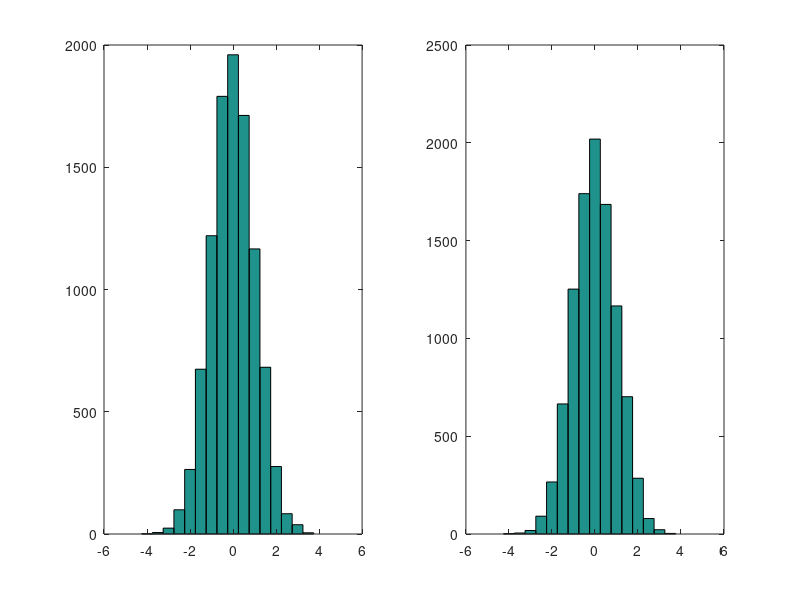

This chart was generated by the following MATLAB code:
clear 
clc
%rng(1,'v4')

U = rand(10000,1); 
u1 = U(1:5000); 
u2 = U(5001:end); 

z1 = sqrt(-2.*log(u1)).*cos(2.*pi.*u2); 
z2 = sqrt(-2.*log(u1)).*sin(2.*pi.*u2);

N1 = [z1;z2]; 

N2 = randn(10000,1); 

figure(1)
subplot(1,2,1)
hist(N1, -5:0.5:5) 
subplot(1,2,2)
hist(N2, -5:0.5:5)

matrix = corr([z1 z2])
